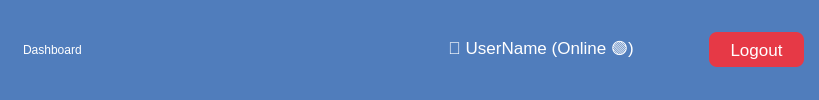
        <widget class="QWidget" name="widget_2" native="true">
         <property name="maximumSize">
          <size>
           <width>16777215</width>
           <height>135</height>
          </size>
         </property>
         <property name="styleSheet">
          <string notr="true">background-color: #507dbc;
border-radius: 0px;
border: 0px solid rgb(156, 156, 156)</string>
         </property>
         <layout class="QHBoxLayout" name="horizontalLayout">
          <property name="spacing">
           <number>8</number>
          </property>
          <property name="leftMargin">
           <number>15</number>
          </property>
          <property name="topMargin">
           <number>11</number>
          </property>
          <property name="rightMargin">
           <number>15</number>
          </property>
          <property name="bottomMargin">
           <number>11</number>
          </property>
          <item alignment="Qt::AlignLeft">
           <widget class="QLabel" name="header_DBD">
            <property name="minimumSize">
             <size>
              <width>350</width>
              <height>0</height>
             </size>
            </property>
            <property name="maximumSize">
             <size>
              <width>500</width>
              <height>51</height>
             </size>
            </property>
            <property name="styleSheet">
             <string notr="true">#header_DBD{	
	font: 81 16pt &quot;Rockwell Extra Bold&quot;;
	border:none;
	padding-left: 5px;
	color: rgb(255, 255, 255)
}</string>
            </property>
            <property name="text">
             <string>Dashboard</string>
            </property>
            <property name="alignment">
             <set>Qt::AlignLeading|Qt::AlignLeft|Qt::AlignVCenter</set>
            </property>
           </widget>
          </item>
          <item>
           <widget class="QFrame" name="frame_4">
            <property name="frameShape">
             <enum>QFrame::StyledPanel</enum>
            </property>
            <property name="frameShadow">
             <enum>QFrame::Raised</enum>
            </property>
           </widget>
          </item>
          <item>
           <widget class="QLabel" name="userInfoLabel">
            <property name="minimumSize">
             <size>
              <width>320</width>
              <height>0</height>
             </size>
            </property>
            <property name="maximumSize">
             <size>
              <width>100</width>
              <height>30</height>
             </size>
            </property>
            <property name="font">
             <font>
              <pointsize>-1</pointsize>
             </font>
            </property>
            <property name="layoutDirection">
             <enum>Qt::LeftToRight</enum>
            </property>
            <property name="autoFillBackground">
             <bool>false</bool>
            </property>
            <property name="styleSheet">
             <string notr="true">border:none;
font-size: 17px;
color: rgb(255, 255, 255)</string>
            </property>
            <property name="text">
             <string>👤 UserName (Online 🟢)</string>
            </property>
            <property name="alignment">
             <set>Qt::AlignCenter</set>
            </property>
            <property name="wordWrap">
             <bool>true</bool>
            </property>
           </widget>
          </item>
          <item>
           <widget class="QPushButton" name="logoutBtn">
            <property name="minimumSize">
             <size>
              <width>95</width>
              <height>35</height>
             </size>
            </property>
            <property name="maximumSize">
             <size>
              <width>100</width>
              <height>16777215</height>
             </size>
            </property>
            <property name="font">
             <font>
              <pointsize>-1</pointsize>
             </font>
            </property>
            <property name="styleSheet">
             <string notr="true">#logoutBtn{
border-radius: 8px;
font-size: 17px;
background-color: #e63946;
color: rgb(255, 255, 255);
}

#logoutBtn::hover{
background-color: rgb(130, 130, 130);
}</string>
            </property>
            <property name="text">
             <string>Logout</string>
            </property>
           </widget>
          </item>
         </layout>
        </widget>
